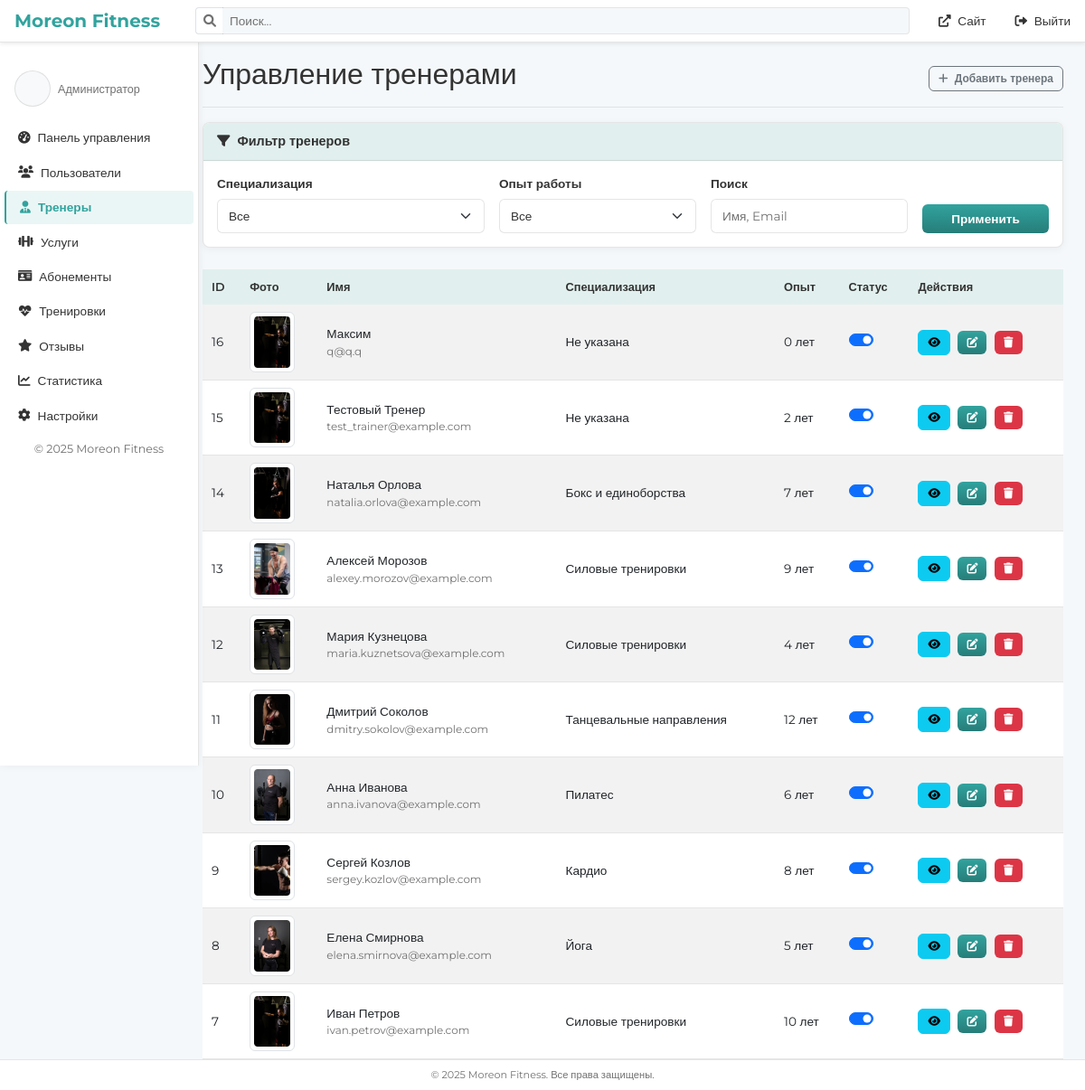
The app's page /admin/trainers.php (signed in), older data.
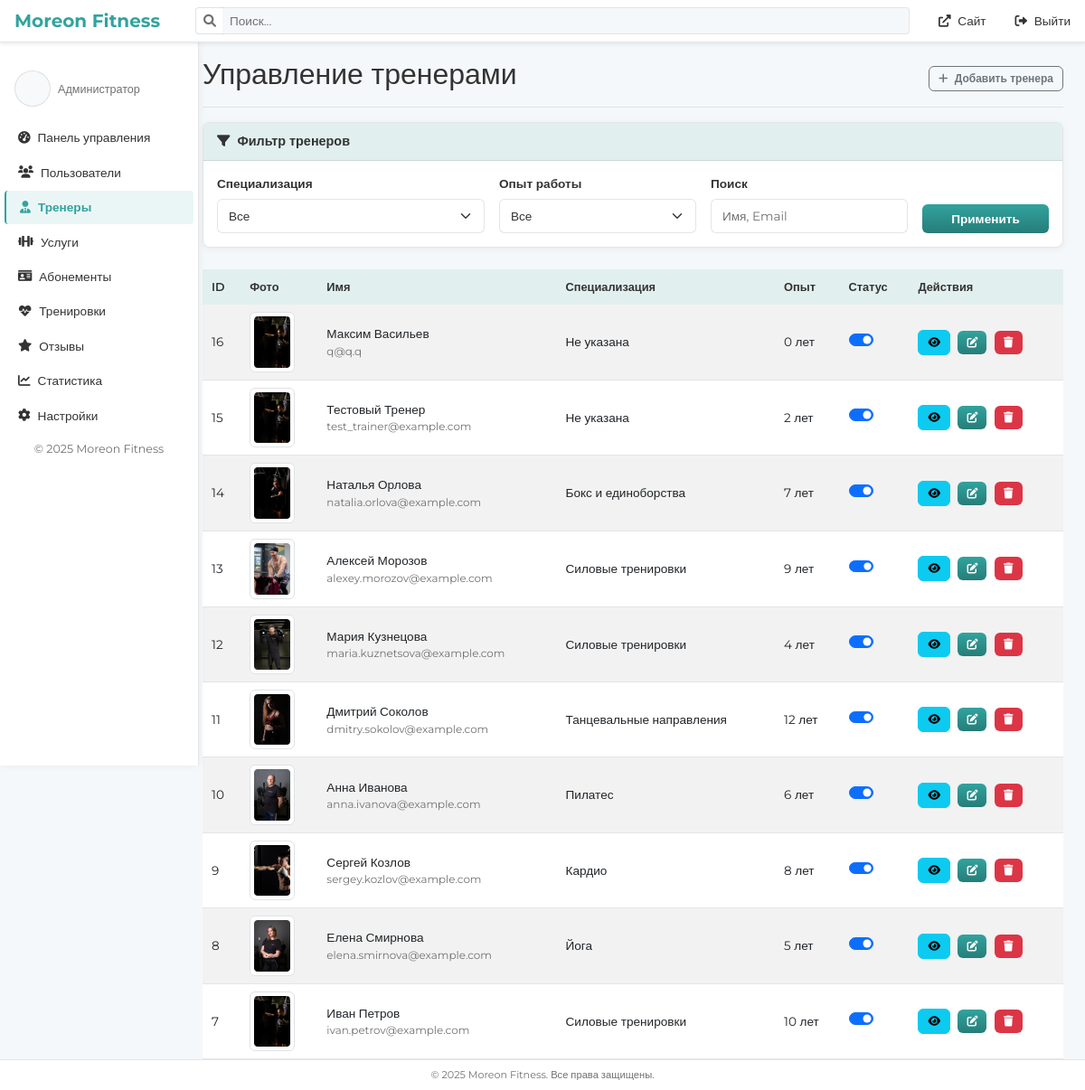
The same page, newer data.
### tables this page shows
CREATE TABLE `trainers` (
  `id` int NOT NULL,
  `user_id` int DEFAULT NULL,
  `experience_years` int DEFAULT NULL,
  `bio` text,
  `photo_url` varchar(255) DEFAULT NULL,
  `achievements` text,
  `is_active` tinyint(1) DEFAULT '1',
  `created_at` timestamp NULL DEFAULT CURRENT_TIMESTAMP,
  `updated_at` timestamp NULL DEFAULT CURRENT_TIMESTAMP ON UPDATE CURRENT_TIMESTAMP
);

CREATE TABLE `users` (
  `id` int NOT NULL,
  `email` varchar(255) NOT NULL,
  `password_hash` varchar(255) NOT NULL,
  `role` enum('admin','manager','trainer','user') NOT NULL DEFAULT 'user',
  `first_name` varchar(100) NOT NULL,
  `last_name` varchar(100) NOT NULL,
  `phone` varchar(20) DEFAULT NULL,
  `birthdate` date DEFAULT NULL,
  `gender` enum('male','female') DEFAULT NULL,
  `avatar_url` varchar(255) DEFAULT NULL,
  `height` int DEFAULT NULL,
  `weight` float DEFAULT NULL,
  `is_active` tinyint(1) DEFAULT '1',
  `last_login` timestamp NULL DEFAULT NULL,
  `created_at` timestamp NULL DEFAULT CURRENT_TIMESTAMP,
  `updated_at` timestamp NULL DEFAULT CURRENT_TIMESTAMP ON UPDATE CURRENT_TIMESTAMP
);

### admin/trainers.php (the view, shortened to what the changed rows need)
<?php
require_once('includes/auth_check.php');
$page = isset($_GET['page']) ? (int)$_GET['page'] : 1;
$perPage = 10;
$offset = ($page - 1) * $perPage;
$whereClause = '';
$trainersSql = "
    SELECT t.*, u.first_name, u.last_name, u.email,
           (SELECT s.name FROM specializations s
            JOIN trainer_specializations ts ON s.id = ts.specialization_id
            WHERE ts.trainer_id = t.id LIMIT 1) as specialization_name
    FROM trainers t
    LEFT JOIN users u ON t.user_id = u.id
    LEFT JOIN trainer_specializations ts ON t.id = ts.trainer_id
    $whereClause
    GROUP BY t.id, u.first_name, u.last_name, u.email
    ORDER BY t.id DESC
    LIMIT :offset, :perPage
";
$trainersStmt = $pdo->prepare($trainersSql);
$trainersStmt->bindParam(':offset', $offset, PDO::PARAM_INT);
$trainersStmt->bindParam(':perPage', $perPage, PDO::PARAM_INT);
$trainersStmt->execute();
$trainers = $trainersStmt->fetchAll();
include 'includes/header.php';
?>
<div class="container-fluid">
    <div class="row">
        <main class="col-md-9 ms-sm-auto col-lg-10 px-md-4">
            <div class="d-flex justify-content-between flex-wrap flex-md-nowrap align-items-center pt-3 pb-2 mb-3 border-bottom">
                <h1 class="h2">Управление тренерами</h1>
            </div>
            <div class="table-responsive">
                <table class="table table-striped table-hover">
                    <thead>
                        <tr>
                            <th>ID</th>
                            <th>Фото</th>
                            <th>Имя</th>
                            <th>Специализация</th>
                            <th>Опыт</th>
                            <th>Статус</th>
                            <th>Действия</th>
                        </tr>
                    </thead>
                    <tbody>
                        <?php foreach ($trainers as $trainer): ?>
                        <tr>
                            <td><?= htmlspecialchars($trainer['id']) ?></td>
                            <td>
                                <?php if (!empty($trainer['photo_url'])): ?>
                                    <img src="../<?= htmlspecialchars($trainer['photo_url']) ?>" alt="Фото тренера" class="img-thumbnail" width="50">
                                <?php else: ?>
                                    <img src="../assets/img/trainers/default.jpg" alt="Фото по умолчанию" class="img-thumbnail" width="50">
                                <?php endif; ?>
                            </td>
                            <td>
                                <?= htmlspecialchars(($trainer['first_name'] ?? '') . ' ' . ($trainer['last_name'] ?? '')) ?>
                                <div class="small text-muted"><?= htmlspecialchars($trainer['email'] ?? '') ?></div>
                            </td>
                            <td><?= htmlspecialchars($trainer['specialization_name'] ?? 'Не указана') ?></td>
                            <td><?= isset($trainer['experience_years']) ? htmlspecialchars($trainer['experience_years']) . ' лет' : '' ?></td>
                            <td>
                                <div class="form-check form-switch">
                                    <input class="form-check-input status-toggle" type="checkbox"
                                        data-trainer-id="<?= $trainer['id'] ?>"
                                        <?= $trainer['is_active'] ? 'checked' : '' ?>>
                                </div>
                            </td>
                            <td class="action-buttons">
                                <button type="button" class="btn btn-sm btn-info view-trainer" data-bs-toggle="modal" data-bs-target="#viewTrainerModal" data-trainer-id="<?= $trainer['id'] ?>">
                                    <i class="fas fa-eye"></i>
                                </button>
                                <button type="button" class="btn btn-sm btn-primary edit-trainer" data-bs-toggle="modal" data-bs-target="#editTrainerModal" data-trainer-id="<?= $trainer['id'] ?>">
                                    <i class="fas fa-edit"></i>
                                </button>
                                <button type="button" class="btn btn-sm btn-danger" data-bs-toggle="modal" data-bs-target="#deleteTrainerModal" data-trainer-id="<?= $trainer['id'] ?>">
                                    <i class="fas fa-trash"></i>
                                </button>
                            </td>
                        </tr>
                        <?php endforeach; ?>
                    </tbody>
                </table>
            </div>
        </main>
    </div>
</div>
<?php include 'includes/footer.php'; ?>

Row changes from the older to the newer data that the page shows:
changed through a linked row, trainers id 16: user.last_name "Максим" → "Максим Васильев"
